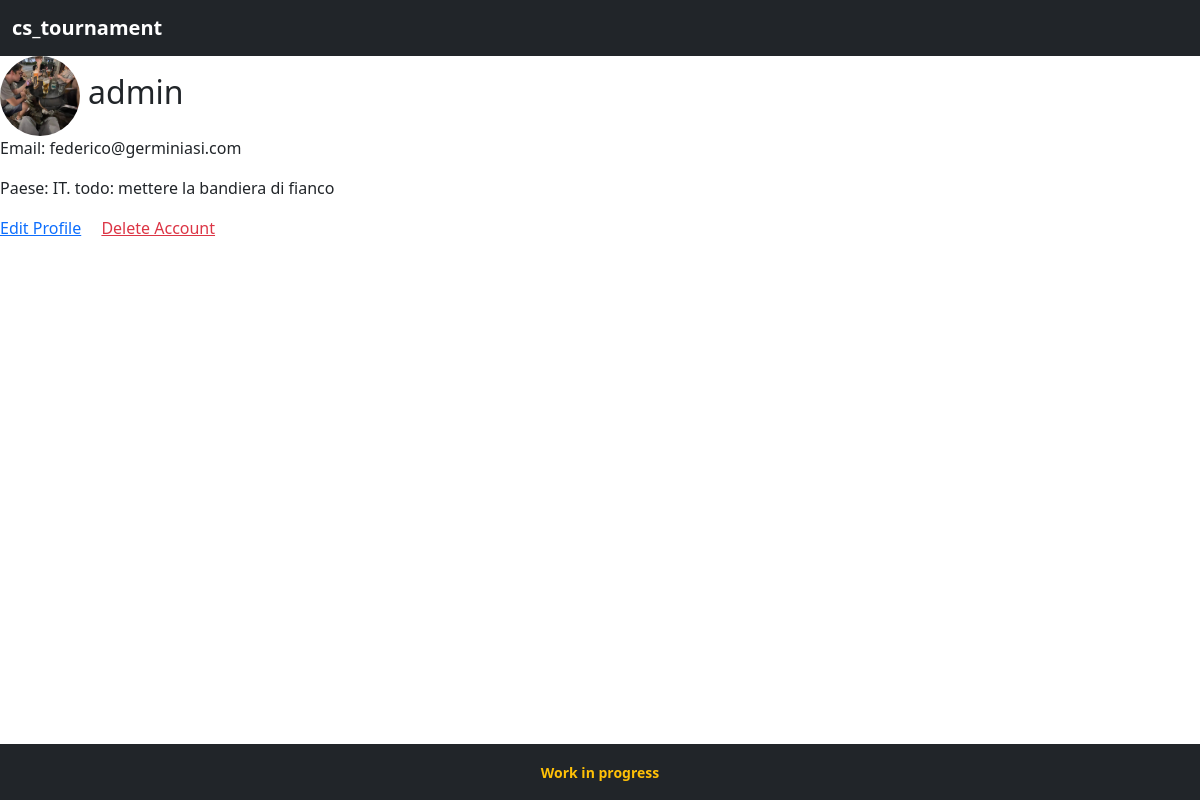
Screenshot of /profile/ (signed in) with the database file from the repository.
### core/models.py (models this page shows, shortened)
class User(AbstractUser):
    paese = models.CharField(max_length=100, blank=True, null=True)
    phone_number = models.CharField(max_length=20, blank=True, null=True)
    profile_picture = models.ImageField(upload_to='profile_pictures/', default='profile_pictures/default.png')
    steam_url = models.URLField(blank=True, null=True)
    class Meta:
        ordering = ['-username']

### core/views.py (the view)
# urls.py: path('profile/', ProfileView.as_view(), name='view_profile'),
class ProfileView(LoginRequiredMixin, TemplateView):
    template_name = 'user/profile.html'
    login_url = '/login/'

### core/context_processors.py (called while the page is built)
def debug_processor(request):
    return {
        "debug": settings.DEBUG
    }

### core/templates/user/profile.html (shortened to what this page needs)
{% extends 'base.html' %}
{% block content %}
    {% if user.is_authenticated %}
        <div class="d-flex align-items-center gap-2">
            {% if user.profile_picture %}
                <img src="{{ user.profile_picture.url }}"
                    alt="Profile Picture"
                    class="rounded-circle"
                    width="80"
                    height="80"
                    style="object-fit: cover;">
            {% else %}
                <div class="rounded-circle bg-secondary d-flex justify-content-center align-items-center"
                    style="width:80px; height:80px;">
                    <i class="bi bi-person-fill text-white"></i>
                </div>
            {% endif %}
            <span class="fw-semibold">
                <h2>{{ user.username }}</h2>
            </span>
        </div>
        {% if user.email %}
            <p>Email: {{ user.email }}</p>
        {% endif %}
        {% if user.paese %}
            <p>Paese: {{ user.paese }}. todo: mettere la bandiera di fianco</p>
        {% endif %}
        <a href="/edit-profile/">Edit Profile</a>
        <a href="/delete-account/" class="text-danger ms-3">Delete Account</a>
    {% else %}
        <p>Devi essere autenticato per vedere il tuo profilo.</p>
    {% endif %}
{% endblock %}

### rows the page displays
User: profile_picture (picture), username "admin", email "federico@germiniasi.com", paese "IT"
